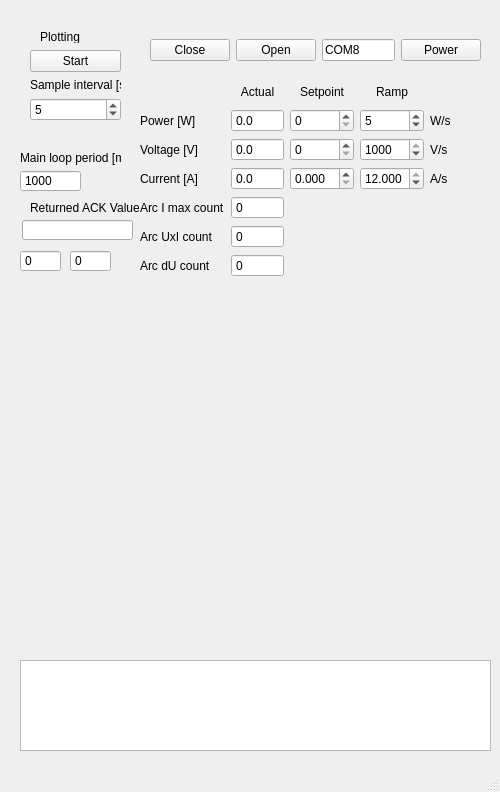
<?xml version="1.0" encoding="UTF-8"?>
<ui version="4.0">
 <class>MainWindow</class>
 <widget class="QMainWindow" name="MainWindow">
  <property name="geometry">
   <rect>
    <x>0</x>
    <y>0</y>
    <width>500</width>
    <height>792</height>
   </rect>
  </property>
  <property name="windowTitle">
   <string>MainWindow</string>
  </property>
  <widget class="QWidget" name="centralwidget">
   <widget class="QTextEdit" name="output_box">
    <property name="geometry">
     <rect>
      <x>20</x>
      <y>660</y>
      <width>471</width>
      <height>91</height>
     </rect>
    </property>
    <property name="readOnly">
     <bool>true</bool>
    </property>
   </widget>
   <widget class="QWidget" name="horizontalLayoutWidget">
    <property name="geometry">
     <rect>
      <x>150</x>
      <y>30</y>
      <width>331</width>
      <height>41</height>
     </rect>
    </property>
    <layout class="QHBoxLayout" name="horizontalLayout">
     <item>
      <widget class="QPushButton" name="close_serial">
       <property name="text">
        <string>Close</string>
       </property>
      </widget>
     </item>
     <item>
      <widget class="QPushButton" name="open_serial">
       <property name="text">
        <string>Open</string>
       </property>
      </widget>
     </item>
     <item>
      <widget class="QLineEdit" name="com_port">
       <property name="text">
        <string>COM8</string>
       </property>
      </widget>
     </item>
     <item>
      <widget class="QPushButton" name="power_butt">
       <property name="sizePolicy">
        <sizepolicy hsizetype="Minimum" vsizetype="Maximum">
         <horstretch>0</horstretch>
         <verstretch>0</verstretch>
        </sizepolicy>
       </property>
       <property name="text">
        <string>Power</string>
       </property>
       <property name="shortcut">
        <string>P</string>
       </property>
       <property name="checkable">
        <bool>true</bool>
       </property>
      </widget>
     </item>
    </layout>
   </widget>
   <widget class="QLabel" name="label">
    <property name="geometry">
     <rect>
      <x>30</x>
      <y>200</y>
      <width>111</width>
      <height>16</height>
     </rect>
    </property>
    <property name="text">
     <string>Returned ACK Value</string>
    </property>
   </widget>
   <widget class="QLineEdit" name="ACK_value">
    <property name="geometry">
     <rect>
      <x>22</x>
      <y>220</y>
      <width>111</width>
      <height>20</height>
     </rect>
    </property>
   </widget>
   <widget class="QSpinBox" name="ACK_byte_1">
    <property name="geometry">
     <rect>
      <x>20</x>
      <y>250</y>
      <width>41</width>
      <height>22</height>
     </rect>
    </property>
    <property name="readOnly">
     <bool>true</bool>
    </property>
    <property name="buttonSymbols">
     <enum>QAbstractSpinBox::NoButtons</enum>
    </property>
   </widget>
   <widget class="QSpinBox" name="ACK_byte_2">
    <property name="geometry">
     <rect>
      <x>70</x>
      <y>250</y>
      <width>41</width>
      <height>22</height>
     </rect>
    </property>
    <property name="readOnly">
     <bool>true</bool>
    </property>
    <property name="buttonSymbols">
     <enum>QAbstractSpinBox::NoButtons</enum>
    </property>
   </widget>
   <widget class="QWidget" name="gridLayoutWidget_3">
    <property name="geometry">
     <rect>
      <x>140</x>
      <y>80</y>
      <width>342</width>
      <height>197</height>
     </rect>
    </property>
    <layout class="QGridLayout" name="gridLayout">
     <item row="6" column="0">
      <widget class="QLabel" name="label_13">
       <property name="text">
        <string>Arc dU count</string>
       </property>
      </widget>
     </item>
     <item row="4" column="1">
      <widget class="QSpinBox" name="arc_Im_count">
       <property name="buttonSymbols">
        <enum>QAbstractSpinBox::NoButtons</enum>
       </property>
       <property name="maximum">
        <number>10000000</number>
       </property>
      </widget>
     </item>
     <item row="2" column="0">
      <widget class="QLabel" name="U_label">
       <property name="text">
        <string>Voltage [V]</string>
       </property>
      </widget>
     </item>
     <item row="1" column="1">
      <widget class="QDoubleSpinBox" name="P_act">
       <property name="readOnly">
        <bool>true</bool>
       </property>
       <property name="buttonSymbols">
        <enum>QAbstractSpinBox::NoButtons</enum>
       </property>
       <property name="decimals">
        <number>1</number>
       </property>
       <property name="maximum">
        <double>5000.000000000000000</double>
       </property>
       <property name="singleStep">
        <double>0.000000000000000</double>
       </property>
      </widget>
     </item>
     <item row="1" column="0">
      <widget class="QLabel" name="P_label">
       <property name="text">
        <string>Power [W]</string>
       </property>
      </widget>
     </item>
     <item row="2" column="3">
      <widget class="QDoubleSpinBox" name="U_ramp">
       <property name="keyboardTracking">
        <bool>false</bool>
       </property>
       <property name="decimals">
        <number>0</number>
       </property>
       <property name="minimum">
        <double>1.000000000000000</double>
       </property>
       <property name="maximum">
        <double>1000.000000000000000</double>
       </property>
       <property name="value">
        <double>1000.000000000000000</double>
       </property>
      </widget>
     </item>
     <item row="1" column="4">
      <widget class="QLabel" name="label_11">
       <property name="text">
        <string>W/s</string>
       </property>
      </widget>
     </item>
     <item row="2" column="4">
      <widget class="QLabel" name="label_9">
       <property name="text">
        <string>V/s</string>
       </property>
      </widget>
     </item>
     <item row="3" column="0">
      <widget class="QLabel" name="I_label">
       <property name="text">
        <string>Current [A]</string>
       </property>
      </widget>
     </item>
     <item row="3" column="3">
      <widget class="QDoubleSpinBox" name="I_ramp">
       <property name="keyboardTracking">
        <bool>false</bool>
       </property>
       <property name="decimals">
        <number>3</number>
       </property>
       <property name="minimum">
        <double>0.001000000000000</double>
       </property>
       <property name="maximum">
        <double>12.000000000000000</double>
       </property>
       <property name="singleStep">
        <double>0.001000000000000</double>
       </property>
       <property name="value">
        <double>12.000000000000000</double>
       </property>
      </widget>
     </item>
     <item row="3" column="1">
      <widget class="QDoubleSpinBox" name="I_act">
       <property name="readOnly">
        <bool>true</bool>
       </property>
       <property name="buttonSymbols">
        <enum>QAbstractSpinBox::NoButtons</enum>
       </property>
       <property name="decimals">
        <number>1</number>
       </property>
       <property name="maximum">
        <double>12.500000000000000</double>
       </property>
       <property name="singleStep">
        <double>0.000000000000000</double>
       </property>
      </widget>
     </item>
     <item row="3" column="4">
      <widget class="QLabel" name="label_10">
       <property name="text">
        <string>A/s</string>
       </property>
      </widget>
     </item>
     <item row="2" column="1">
      <widget class="QDoubleSpinBox" name="U_act">
       <property name="readOnly">
        <bool>true</bool>
       </property>
       <property name="buttonSymbols">
        <enum>QAbstractSpinBox::NoButtons</enum>
       </property>
       <property name="decimals">
        <number>1</number>
       </property>
       <property name="maximum">
        <double>1000.000000000000000</double>
       </property>
       <property name="singleStep">
        <double>0.000000000000000</double>
       </property>
       <property name="value">
        <double>0.000000000000000</double>
       </property>
      </widget>
     </item>
     <item row="2" column="2">
      <widget class="QDoubleSpinBox" name="U_setpoint">
       <property name="keyboardTracking">
        <bool>false</bool>
       </property>
       <property name="decimals">
        <number>0</number>
       </property>
       <property name="maximum">
        <double>800.000000000000000</double>
       </property>
       <property name="value">
        <double>0.000000000000000</double>
       </property>
      </widget>
     </item>
     <item row="1" column="2">
      <widget class="QDoubleSpinBox" name="P_setpoint">
       <property name="keyboardTracking">
        <bool>false</bool>
       </property>
       <property name="decimals">
        <number>0</number>
       </property>
       <property name="maximum">
        <double>5000.000000000000000</double>
       </property>
       <property name="singleStep">
        <double>1.000000000000000</double>
       </property>
      </widget>
     </item>
     <item row="5" column="0">
      <widget class="QLabel" name="label_6">
       <property name="text">
        <string>Arc UxI count</string>
       </property>
      </widget>
     </item>
     <item row="5" column="1">
      <widget class="QSpinBox" name="arc_UxI_count">
       <property name="buttonSymbols">
        <enum>QAbstractSpinBox::NoButtons</enum>
       </property>
       <property name="maximum">
        <number>10000000</number>
       </property>
      </widget>
     </item>
     <item row="4" column="0">
      <widget class="QLabel" name="label_5">
       <property name="text">
        <string>Arc I max count</string>
       </property>
      </widget>
     </item>
     <item row="0" column="1">
      <widget class="QLabel" name="label_3">
       <property name="text">
        <string>Actual</string>
       </property>
       <property name="alignment">
        <set>Qt::AlignCenter</set>
       </property>
      </widget>
     </item>
     <item row="0" column="2">
      <widget class="QLabel" name="label_4">
       <property name="text">
        <string>Setpoint</string>
       </property>
       <property name="alignment">
        <set>Qt::AlignCenter</set>
       </property>
      </widget>
     </item>
     <item row="0" column="0">
      <widget class="QLabel" name="label_2">
       <property name="text">
        <string/>
       </property>
      </widget>
     </item>
     <item row="0" column="4">
      <widget class="QLabel" name="label_8">
       <property name="text">
        <string/>
       </property>
      </widget>
     </item>
     <item row="6" column="1">
      <widget class="QSpinBox" name="arc_dU_count">
       <property name="buttonSymbols">
        <enum>QAbstractSpinBox::NoButtons</enum>
       </property>
       <property name="maximum">
        <number>100000000</number>
       </property>
      </widget>
     </item>
     <item row="0" column="3">
      <widget class="QLabel" name="label_7">
       <property name="text">
        <string>Ramp</string>
       </property>
       <property name="alignment">
        <set>Qt::AlignCenter</set>
       </property>
      </widget>
     </item>
     <item row="1" column="3">
      <widget class="QDoubleSpinBox" name="P_ramp">
       <property name="correctionMode">
        <enum>QAbstractSpinBox::CorrectToNearestValue</enum>
       </property>
       <property name="keyboardTracking">
        <bool>false</bool>
       </property>
       <property name="decimals">
        <number>0</number>
       </property>
       <property name="minimum">
        <double>1.000000000000000</double>
       </property>
       <property name="maximum">
        <double>5000.000000000000000</double>
       </property>
       <property name="value">
        <double>5.000000000000000</double>
       </property>
      </widget>
     </item>
     <item row="3" column="2">
      <widget class="QDoubleSpinBox" name="I_setpoint">
       <property name="keyboardTracking">
        <bool>false</bool>
       </property>
       <property name="decimals">
        <number>3</number>
       </property>
       <property name="maximum">
        <double>12.500000000000000</double>
       </property>
       <property name="singleStep">
        <double>0.010000000000000</double>
       </property>
      </widget>
     </item>
    </layout>
   </widget>
   <widget class="QSpinBox" name="loop_period">
    <property name="geometry">
     <rect>
      <x>20</x>
      <y>170</y>
      <width>61</width>
      <height>22</height>
     </rect>
    </property>
    <property name="buttonSymbols">
     <enum>QAbstractSpinBox::NoButtons</enum>
    </property>
    <property name="keyboardTracking">
     <bool>false</bool>
    </property>
    <property name="minimum">
     <number>100</number>
    </property>
    <property name="maximum">
     <number>100000</number>
    </property>
    <property name="value">
     <number>1000</number>
    </property>
   </widget>
   <widget class="QLabel" name="label_12">
    <property name="geometry">
     <rect>
      <x>20</x>
      <y>150</y>
      <width>101</width>
      <height>16</height>
     </rect>
    </property>
    <property name="text">
     <string>Main loop period [ms]</string>
    </property>
   </widget>
   <widget class="PlotWidget" name="arc_dU_graph" native="true">
    <property name="geometry">
     <rect>
      <x>20</x>
      <y>290</y>
      <width>461</width>
      <height>161</height>
     </rect>
    </property>
   </widget>
   <widget class="QLabel" name="label_14">
    <property name="geometry">
     <rect>
      <x>40</x>
      <y>30</y>
      <width>47</width>
      <height>13</height>
     </rect>
    </property>
    <property name="text">
     <string>Plotting</string>
    </property>
   </widget>
   <widget class="QWidget" name="verticalLayoutWidget">
    <property name="geometry">
     <rect>
      <x>30</x>
      <y>50</y>
      <width>91</width>
      <height>71</height>
     </rect>
    </property>
    <layout class="QVBoxLayout" name="verticalLayout">
     <item>
      <widget class="QPushButton" name="plot_start">
       <property name="text">
        <string>Start</string>
       </property>
       <property name="shortcut">
        <string>S</string>
       </property>
       <property name="checkable">
        <bool>true</bool>
       </property>
      </widget>
     </item>
     <item>
      <widget class="QLabel" name="label_15">
       <property name="text">
        <string>Sample interval [s]</string>
       </property>
      </widget>
     </item>
     <item>
      <widget class="QSpinBox" name="sample_interval">
       <property name="keyboardTracking">
        <bool>false</bool>
       </property>
       <property name="minimum">
        <number>1</number>
       </property>
       <property name="maximum">
        <number>3600</number>
       </property>
       <property name="value">
        <number>5</number>
       </property>
      </widget>
     </item>
    </layout>
   </widget>
   <widget class="PlotWidget" name="arc_Im_UxI_graph" native="true">
    <property name="geometry">
     <rect>
      <x>20</x>
      <y>460</y>
      <width>461</width>
      <height>191</height>
     </rect>
    </property>
   </widget>
  </widget>
  <widget class="QMenuBar" name="menubar">
   <property name="geometry">
    <rect>
     <x>0</x>
     <y>0</y>
     <width>500</width>
     <height>21</height>
    </rect>
   </property>
  </widget>
  <widget class="QStatusBar" name="statusbar"/>
 </widget>
 <customwidgets>
  <customwidget>
   <class>PlotWidget</class>
   <extends>QWidget</extends>
   <header>pyqtgraph</header>
   <container>1</container>
  </customwidget>
 </customwidgets>
 <resources/>
 <connections/>
</ui>
